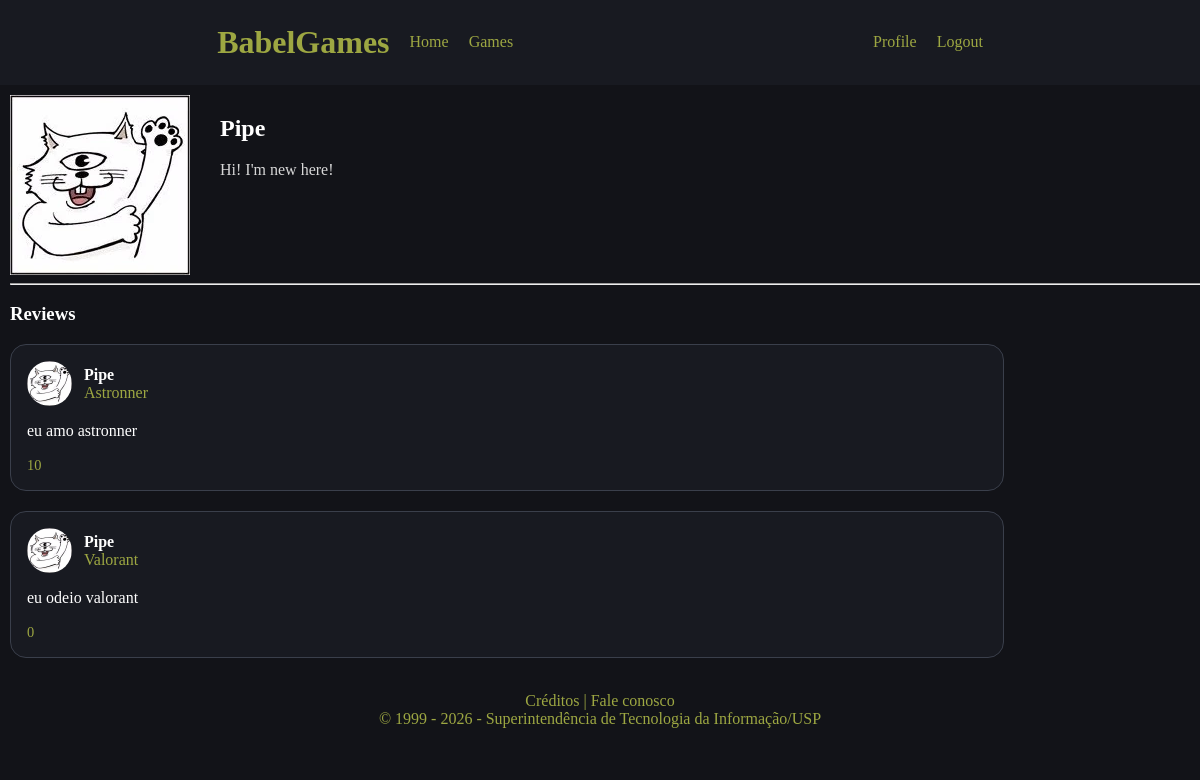
The page /users/2 on the database its author committed.
### models.py (models this page shows, shortened)
class User(Base):
    __tablename__ = "users"
    id: Mapped[int] = mapped_column(Integer, primary_key=True, index=True)
    username: Mapped[str] = mapped_column(String(50), unique=True, nullable=False)
    email: Mapped[str] = mapped_column(String(120), unique=True, nullable=False)
    bio: Mapped[str] = mapped_column(
        String(400),
        nullable=True,
        default="Hi! I'm new here!"
    )
    image_file: Mapped[str | None] = mapped_column(
        String(200),
        nullable=True,
        default=None,
    )
    reviews: Mapped[list[Review]] = relationship(back_populates="user")

class Review(Base):
    __tablename__ = "reviews"
    id: Mapped[int] = mapped_column(Integer, primary_key=True, index=True)
    text: Mapped[str] = mapped_column(Text, nullable=False)
    score: Mapped[int] = mapped_column(Integer, nullable=False)
    game_id: Mapped[int] = mapped_column(
        ForeignKey("games.id"),
        nullable=False,
        index=True,
    )
    user_id: Mapped[int] = mapped_column(
        ForeignKey("users.id"),
        nullable=False,
        index=True,
    )
    date_posted: Mapped[datetime] = mapped_column(
        DateTime(timezone=True),
        default=lambda: datetime.now(UTC),
    )
    game: Mapped[Game] = relationship(back_populates="reviews")
    user: Mapped[User] = relationship(back_populates="reviews")

class Game(Base):
    __tablename__ = "games"
    id: Mapped[int] = mapped_column(Integer, primary_key=True, index=True)
    title: Mapped[str] = mapped_column(String(50), unique=True, nullable=False)
    bio: Mapped[str] = mapped_column(
        String(400),
        nullable=True,
        default="One of the games of all time"
    )
    image_file: Mapped[str | None] = mapped_column(
        String(200),
        nullable=True,
        default=None,
    )
    reviews: Mapped[list[Review]] = relationship(back_populates="game")

### main.py (the view)
@app.get("/users/{user_id}", include_in_schema=False, name="user_profile")
def user_page(
    request: Request,
    user_id: int,
    db: Annotated[Session, Depends(get_db)],
):
    result = db.execute(select(models.User).where(models.User.id == user_id))
    user = result.scalars().first()
    if not user:
        raise HTTPException(
            status_code=status.HTTP_404_NOT_FOUND,
            detail="User not found",
        )
    result = db.execute(select(models.Review).where(models.Review.user_id == user_id))
    reviews = result.scalars().all()
    return templates.TemplateResponse(
        request,
        "profile.html",
        {"reviews": reviews, "user": user, "title": f"{user.username}'s Posts"},
    )

### templates/profile.html
{% extends "layout.html" %}
{% block content %}
<div class="user-profile">
    <div class="profile-header">
        <img class="user-icon-large" src="{{ user.image_path }}" alt="profile picture">
        <div class="user-info">
            <h2>{{ user.username }}</h2>
            {% if user.bio %}
                <p style="color: rgb(215, 215, 215);" class="user-bio">{{ user.bio }}</p>
            {% endif %}
        </div>
    </div>
    <hr>
    <h3>Reviews</h3>
    <div class="posts">
        {% for review in reviews %}
            {% include "review_layout.html" %}
        {% endfor %}
    </div>
</div>
{% endblock content %}

### templates/review_layout.html
<div class="post-card" onclick="window.location='/reviews/{{review.id}}'">
    <div class="post-header">
        <img class="user-icon" src="{{review.user.image_path}}" alt="icon">
        <div class="post-user-info">
            <a href="/users/{{review.user.id}}" style="color: white;" class="username">{{review.user.username}}</a>
            <a href="/games/{{review.game.id}}" style="color: #9da742;" class="game">{{review.game.title}}</a>
        </div>
    </div>
    <div class="post-body">
        <p style="color: white;">{{review.text}}</p>
    </div>
    <span class="game-name">{{review.score}}</span>
</div>

### static/css/main.css (style rules this page uses)
a { color: #9da742; text-decoration: none; }
body { background-color: rgb(18, 19, 24); margin: 0; padding: 0; }
.posts { display: flex; flex-direction: column; gap: 20px; }
.post-card { background-color: rgb(24, 26, 33); border: 1px solid #3a3f4b; border-radius: 16px; width: 80%; padding: 16px; transition: 0.2s; }
.post-header { display: flex; align-items: center; gap: 12px; margin-bottom: 10px; }
.user-icon { width: 45px; height: 45px; border-radius: 50%; object-fit: cover; }
.post-user-info { display: flex; flex-direction: column; }
.username { color: #e6e6e6; font-weight: bold; }
.game-name { color: #9da742; font-size: 0.9rem; }
.profile-header { display: flex; flex-direction: row; gap: 30px; }

### rows shown on the page
User: username "Pipe", bio "Hi! I'm new here!"
Review: user.username "Pipe", game "Astronner", text "eu amo astronner", score "10"
Review: user.username "Pipe", game "Valorant", text "eu odeio valorant", score "0"
